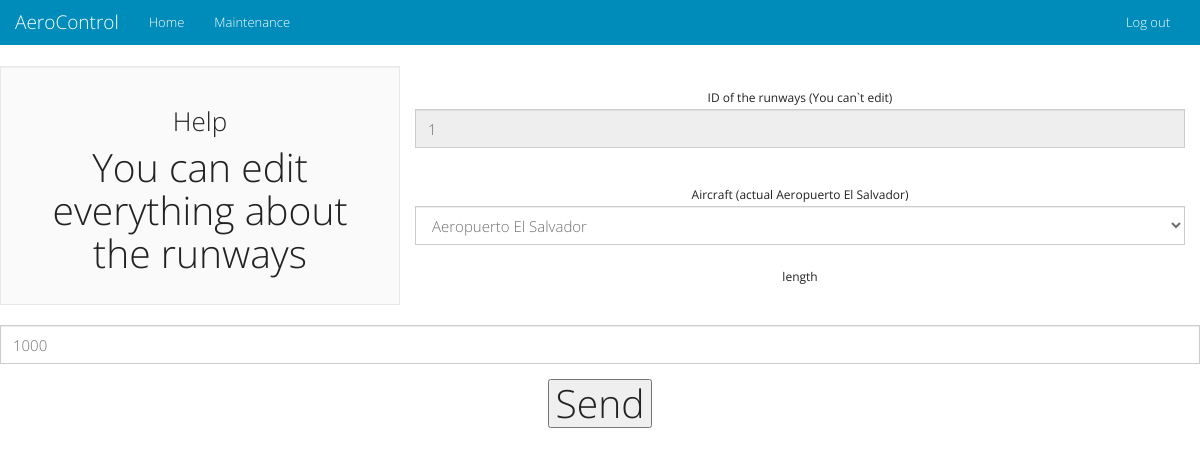
The app's page /en/admin/editrunway.php?runway=1 with its own data.
### tables this page shows
CREATE TABLE IF NOT EXISTS `runways` (
  `id` int(11) NOT NULL AUTO_INCREMENT,
  `idairport` int(11) NOT NULL,
  `length` int(11) NOT NULL,
  PRIMARY KEY (`id`),
  KEY `idairport` (`idairport`)
);

CREATE TABLE IF NOT EXISTS `airports` (
  `id` int(11) NOT NULL AUTO_INCREMENT,
  `name` varchar(50) NOT NULL,
  `location` int(11) NOT NULL,
  PRIMARY KEY (`id`),
  KEY `location` (`location`)
);

### en/admin/editrunway.php (the view, shortened to what this page needs)
<!DOCTYPE html>
<html lang="en">
<head>
    <link href="../docs/css/bootstrap.css" rel="stylesheet">
    <link href="../docs/css/font-awesome.css" rel="stylesheet">
    <link href="../docs/css/ionicons.css" rel="stylesheet">
</head>
<body>
<div class="container-fluid">
    <div class="row">
    <?php include 'nav.php'; ?>
        <h1 class="text-center"><Editing data of a runway/h1>
<?php
if(isset($_POST["id"]) AND isset($_POST["idairport"]) AND isset($_POST["lenght"]))
{
    $id = $_POST["id"];
    $idairport = $_POST["idairport"];
	$lenght = $_POST["lenght"];
    include "../docs/connect.php";
    $query = mysql_query("UPDATE runways SET idairport = '$idairport', length = '$lenght' WHERE id = $id");
    if($query)
    {
        echo "<p class='text-success text-center'><strong>The data of de runway &quot;".$id."&quot; were stored</strong></p>";
        echo "<p class='text-success text-center'><a href='runways.php'>List of runways</a></p>";
    }
    else
    {
        echo "<p class='text-danger text-center'><strong>Error: The data were not saved</strong></p>";
        echo "<p class='text-success text-center'><a href='runways.php'>List of runways</a></p>";
    }
}
else
{
    if(isset($_GET["runway"]))
    {
        include "../docs/connect.php";
        $idr = $_GET["runway"];
        $query = "SELECT runways.id, airports.id AS airid, airports.name, runways.length FROM runways INNER JOIN airports on runways.idairport = airports.id WHERE runways.id = $idr";
        $resultado = mysql_query($query, $link);
        $total = mysql_num_rows($resultado);
        if($total == 1)
        {
            while($row = mysql_fetch_array($resultado))
            {
?>
        <div class="col-md-4 well">
            <h3>Help</h3>
            <p>You can edit everything about the runways</p>
        </div>
        <div class="col-md-8">
        <form method="post" action="editrunway.php">
            <div class="form-group">
            <label for="id">ID of the runways (You can`t edit)</label>
            <input type="text" class="form-control" id="id" name="id" value="<?=$row["id"]?>"  readonly>
            </div>
           <label for="idairport">Aircraft (actual <?= $row["name"]?>)</label>
             <select class="form-control" name="idairport" id="idairport" required >
                <?php
                include "../docs/connect.php";
                $query = "SELECT id, name FROM airports ORDER BY id";
                $resultado = mysql_query($query, $link);
                $total = mysql_num_rows($resultado);
                if($total>0)
                {
                    while($rowx = mysql_fetch_array($resultado))
                    {
                        if($row['airid'] == $rowx['id'])
                        {
                        echo "<option value='".$rowx['id']."' selected='selected'>".$rowx['name']."</option>";
                        }
                        else
                        {
                            echo "<option value='".$rowx['id']."'>".$rowx['name']."</option>";
                        }
                    }
                }
                ?>
            </select>
            </div>
			<div class="form-group">
				<label for="lenght">length</label>
				<input type="number"  min="1" step="1" class="form-control" id="lenght" name="lenght" value="<?=$row["length"]?>" placeholder="length of the runway" required onkeypress='return numeros(event)'>
            </div>
            <input type="submit" name="enviar" value="Send" >
        </div>
<?php
            }
        }
        else
        {
            echo "<p class='text-danger text-center'><strong>Error:The runway doesn`t exist <a href='runways.php'>List of runways</a></strong></p>";
        }
    }
    else
    {
        echo "<p class='text-danger text-center'><strong>Error: Put the id of the runway <a href='runways.php'>Lista de pistas</a></strong></p>";
    }
}
?>
    </div>
</body>
</html>

### records on screen
runways: id "1", idairport.name "Aeropuerto El Salvador", lenght "1000"

### other values on screen
form field idairport "Aeropuerto El Salvador"
